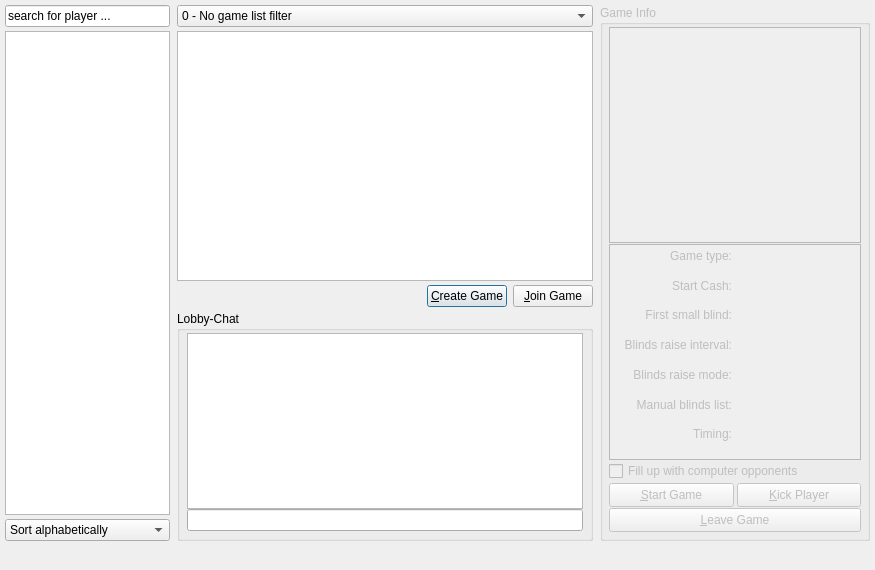
<?xml version="1.0" encoding="UTF-8"?>
<ui version="4.0">
 <class>gameLobbyDialog</class>
 <widget class="QDialog" name="gameLobbyDialog">
  <property name="geometry">
   <rect>
    <x>0</x>
    <y>0</y>
    <width>875</width>
    <height>570</height>
   </rect>
  </property>
  <property name="minimumSize">
   <size>
    <width>875</width>
    <height>570</height>
   </size>
  </property>
  <property name="windowTitle">
   <string>Internet Game Lobby</string>
  </property>
  <layout class="QGridLayout" name="gridLayout_2">
   <property name="leftMargin">
    <number>5</number>
   </property>
   <property name="topMargin">
    <number>5</number>
   </property>
   <property name="rightMargin">
    <number>5</number>
   </property>
   <property name="bottomMargin">
    <number>5</number>
   </property>
   <property name="horizontalSpacing">
    <number>7</number>
   </property>
   <property name="verticalSpacing">
    <number>4</number>
   </property>
   <item row="0" column="0">
    <widget class="QLineEdit" name="lineEdit_searchForPlayers">
     <property name="sizePolicy">
      <sizepolicy hsizetype="Fixed" vsizetype="Fixed">
       <horstretch>0</horstretch>
       <verstretch>0</verstretch>
      </sizepolicy>
     </property>
     <property name="minimumSize">
      <size>
       <width>165</width>
       <height>0</height>
      </size>
     </property>
     <property name="maximumSize">
      <size>
       <width>165</width>
       <height>16777215</height>
      </size>
     </property>
     <property name="text">
      <string>search for player ...</string>
     </property>
    </widget>
   </item>
   <item row="0" column="1">
    <widget class="QComboBox" name="comboBox_gameListFilter">
     <item>
      <property name="text">
       <string>0 - No game list filter</string>
      </property>
     </item>
     <item>
      <property name="text">
       <string>1 - Show open games</string>
      </property>
     </item>
     <item>
      <property name="text">
       <string>2 - Show open &amp; non-full games</string>
      </property>
     </item>
     <item>
      <property name="text">
       <string>3 - Show open &amp; non-full &amp; non-private games</string>
      </property>
     </item>
     <item>
      <property name="text">
       <string>4 - Show open &amp; non-full &amp; private games</string>
      </property>
     </item>
     <item>
      <property name="text">
       <string>5 - Show open &amp; non-full &amp; ranking games</string>
      </property>
     </item>
    </widget>
   </item>
   <item row="5" column="0" colspan="3">
    <layout class="QHBoxLayout">
     <item>
      <widget class="QLabel" name="label_connectedPlayersCounter">
       <property name="text">
        <string/>
       </property>
      </widget>
     </item>
     <item>
      <widget class="QLabel" name="label_runningGamesCounter">
       <property name="text">
        <string/>
       </property>
      </widget>
     </item>
     <item>
      <widget class="QLabel" name="label_openGamesCounter">
       <property name="sizePolicy">
        <sizepolicy hsizetype="MinimumExpanding" vsizetype="Preferred">
         <horstretch>0</horstretch>
         <verstretch>0</verstretch>
        </sizepolicy>
       </property>
       <property name="text">
        <string/>
       </property>
      </widget>
     </item>
     <item>
      <spacer name="horizontalSpacer">
       <property name="orientation">
        <enum>Qt::Horizontal</enum>
       </property>
       <property name="sizeType">
        <enum>QSizePolicy::Expanding</enum>
       </property>
       <property name="sizeHint" stdset="0">
        <size>
         <width>20</width>
         <height>20</height>
        </size>
       </property>
      </spacer>
     </item>
     <item>
      <widget class="QLabel" name="label_rankings">
       <property name="openExternalLinks">
        <bool>true</bool>
       </property>
      </widget>
     </item>
     <item>
      <spacer name="horizontalSpacer_2">
       <property name="orientation">
        <enum>Qt::Horizontal</enum>
       </property>
       <property name="sizeType">
        <enum>QSizePolicy::Expanding</enum>
       </property>
       <property name="sizeHint" stdset="0">
        <size>
         <width>20</width>
         <height>20</height>
        </size>
       </property>
      </spacer>
     </item>
     <item>
      <widget class="QLabel" name="label_pokerthDotNet">
       <property name="openExternalLinks">
        <bool>true</bool>
       </property>
      </widget>
     </item>
    </layout>
   </item>
   <item row="1" column="1">
    <widget class="QTreeView" name="treeView_GameList">
     <property name="minimumSize">
      <size>
       <width>400</width>
       <height>0</height>
      </size>
     </property>
     <property name="contextMenuPolicy">
      <enum>Qt::CustomContextMenu</enum>
     </property>
     <property name="horizontalScrollBarPolicy">
      <enum>Qt::ScrollBarAlwaysOff</enum>
     </property>
     <property name="editTriggers">
      <set>QAbstractItemView::NoEditTriggers</set>
     </property>
     <property name="showDropIndicator" stdset="0">
      <bool>false</bool>
     </property>
     <property name="indentation">
      <number>5</number>
     </property>
     <property name="rootIsDecorated">
      <bool>false</bool>
     </property>
     <property name="sortingEnabled">
      <bool>true</bool>
     </property>
    </widget>
   </item>
   <item row="2" column="1">
    <layout class="QHBoxLayout">
     <property name="spacing">
      <number>6</number>
     </property>
     <property name="leftMargin">
      <number>0</number>
     </property>
     <property name="topMargin">
      <number>0</number>
     </property>
     <property name="rightMargin">
      <number>0</number>
     </property>
     <property name="bottomMargin">
      <number>0</number>
     </property>
     <item>
      <spacer name="spacer_spectate">
       <property name="orientation">
        <enum>Qt::Horizontal</enum>
       </property>
       <property name="sizeHint" stdset="0">
        <size>
         <width>0</width>
         <height>0</height>
        </size>
       </property>
      </spacer>
     </item>
     <item>
      <spacer>
       <property name="orientation">
        <enum>Qt::Horizontal</enum>
       </property>
       <property name="sizeType">
        <enum>QSizePolicy::Expanding</enum>
       </property>
       <property name="sizeHint" stdset="0">
        <size>
         <width>181</width>
         <height>20</height>
        </size>
       </property>
      </spacer>
     </item>
     <item>
      <widget class="QPushButton" name="pushButton_CreateGame">
       <property name="text">
        <string>&amp;Create Game</string>
       </property>
       <property name="icon">
        <iconset resource="resources/pokerth.qrc">
         <normaloff>:/gfx/list_add.png</normaloff>:/gfx/list_add.png</iconset>
       </property>
      </widget>
     </item>
     <item>
      <widget class="QPushButton" name="pushButton_JoinGame">
       <property name="text">
        <string>&amp;Join Game</string>
       </property>
       <property name="icon">
        <iconset resource="resources/pokerth.qrc">
         <normaloff>:/gfx/go-next-view.png</normaloff>:/gfx/go-next-view.png</iconset>
       </property>
      </widget>
     </item>
    </layout>
   </item>
   <item row="3" column="1" rowspan="2">
    <widget class="QGroupBox" name="groupBox_lobbyChat">
     <property name="minimumSize">
      <size>
       <width>400</width>
       <height>223</height>
      </size>
     </property>
     <property name="maximumSize">
      <size>
       <width>16777215</width>
       <height>230</height>
      </size>
     </property>
     <property name="title">
      <string>Lobby-Chat</string>
     </property>
     <layout class="QGridLayout">
      <property name="leftMargin">
       <number>7</number>
      </property>
      <property name="topMargin">
       <number>2</number>
      </property>
      <property name="rightMargin">
       <number>7</number>
      </property>
      <property name="bottomMargin">
       <number>7</number>
      </property>
      <property name="spacing">
       <number>0</number>
      </property>
      <item row="0" column="0">
       <widget class="QTextBrowser" name="textBrowser_ChatDisplay">
        <property name="openExternalLinks">
         <bool>true</bool>
        </property>
       </widget>
      </item>
      <item row="1" column="0">
       <widget class="QLineEdit" name="lineEdit_ChatInput"/>
      </item>
     </layout>
    </widget>
   </item>
   <item row="4" column="0">
    <widget class="QComboBox" name="comboBox_nickListFilter">
     <item>
      <property name="text">
       <string>Sort alphabetically</string>
      </property>
     </item>
     <item>
      <property name="text">
       <string>Sort by country</string>
      </property>
     </item>
     <item>
      <property name="text">
       <string>Display idle players</string>
      </property>
     </item>
    </widget>
   </item>
   <item row="1" column="0" rowspan="3">
    <widget class="QTreeView" name="treeView_NickList">
     <property name="sizePolicy">
      <sizepolicy hsizetype="Fixed" vsizetype="Expanding">
       <horstretch>0</horstretch>
       <verstretch>0</verstretch>
      </sizepolicy>
     </property>
     <property name="minimumSize">
      <size>
       <width>165</width>
       <height>0</height>
      </size>
     </property>
     <property name="maximumSize">
      <size>
       <width>165</width>
       <height>16777215</height>
      </size>
     </property>
     <property name="contextMenuPolicy">
      <enum>Qt::CustomContextMenu</enum>
     </property>
     <property name="editTriggers">
      <set>QAbstractItemView::NoEditTriggers</set>
     </property>
     <property name="rootIsDecorated">
      <bool>false</bool>
     </property>
     <property name="sortingEnabled">
      <bool>true</bool>
     </property>
    </widget>
   </item>
   <item row="0" column="2" rowspan="5">
    <widget class="QGroupBox" name="groupBox_GameInfo">
     <property name="enabled">
      <bool>false</bool>
     </property>
     <property name="sizePolicy">
      <sizepolicy hsizetype="Expanding" vsizetype="Expanding">
       <horstretch>0</horstretch>
       <verstretch>0</verstretch>
      </sizepolicy>
     </property>
     <property name="minimumSize">
      <size>
       <width>270</width>
       <height>0</height>
      </size>
     </property>
     <property name="maximumSize">
      <size>
       <width>270</width>
       <height>16777215</height>
      </size>
     </property>
     <property name="title">
      <string>Game Info</string>
     </property>
     <layout class="QGridLayout" name="gridLayout_4">
      <property name="leftMargin">
       <number>6</number>
      </property>
      <property name="topMargin">
       <number>2</number>
      </property>
      <property name="rightMargin">
       <number>6</number>
      </property>
      <property name="bottomMargin">
       <number>6</number>
      </property>
      <property name="horizontalSpacing">
       <number>0</number>
      </property>
      <property name="verticalSpacing">
       <number>1</number>
      </property>
      <item row="0" column="0">
       <widget class="QTreeWidget" name="treeWidget_connectedPlayers">
        <property name="minimumSize">
         <size>
          <width>221</width>
          <height>100</height>
         </size>
        </property>
        <property name="contextMenuPolicy">
         <enum>Qt::CustomContextMenu</enum>
        </property>
        <property name="midLineWidth">
         <number>1</number>
        </property>
        <property name="iconSize">
         <size>
          <width>25</width>
          <height>26</height>
         </size>
        </property>
        <property name="indentation">
         <number>15</number>
        </property>
        <attribute name="headerVisible">
         <bool>false</bool>
        </attribute>
        <column>
         <property name="text">
          <string>Connected Players</string>
         </property>
        </column>
       </widget>
      </item>
      <item row="1" column="0">
       <widget class="QScrollArea" name="scrollArea_gameInfos">
        <property name="minimumSize">
         <size>
          <width>252</width>
          <height>174</height>
         </size>
        </property>
        <property name="widgetResizable">
         <bool>true</bool>
        </property>
        <widget class="QWidget" name="scrollAreaWidgetContents">
         <property name="geometry">
          <rect>
           <x>0</x>
           <y>0</y>
           <width>250</width>
           <height>200</height>
          </rect>
         </property>
         <layout class="QGridLayout" name="gridLayout1">
          <property name="leftMargin">
           <number>4</number>
          </property>
          <property name="topMargin">
           <number>4</number>
          </property>
          <property name="rightMargin">
           <number>4</number>
          </property>
          <property name="bottomMargin">
           <number>4</number>
          </property>
          <property name="horizontalSpacing">
           <number>6</number>
          </property>
          <property name="verticalSpacing">
           <number>2</number>
          </property>
          <item row="0" column="0">
           <widget class="QLabel" name="label_gameType">
            <property name="text">
             <string>Game type:</string>
            </property>
            <property name="alignment">
             <set>Qt::AlignRight|Qt::AlignTop|Qt::AlignTrailing</set>
            </property>
            <property name="wordWrap">
             <bool>true</bool>
            </property>
           </widget>
          </item>
          <item row="0" column="1">
           <layout class="QHBoxLayout" name="horizontalLayout">
            <item>
             <widget class="QLabel" name="label_typeIcon">
              <property name="minimumSize">
               <size>
                <width>16</width>
                <height>16</height>
               </size>
              </property>
              <property name="maximumSize">
               <size>
                <width>16</width>
                <height>16777215</height>
               </size>
              </property>
              <property name="alignment">
               <set>Qt::AlignRight|Qt::AlignTop|Qt::AlignTrailing</set>
              </property>
             </widget>
            </item>
            <item>
             <widget class="QLabel" name="label_typeText">
              <property name="text">
               <string/>
              </property>
              <property name="alignment">
               <set>Qt::AlignLeading|Qt::AlignLeft|Qt::AlignTop</set>
              </property>
              <property name="wordWrap">
               <bool>true</bool>
              </property>
             </widget>
            </item>
           </layout>
          </item>
          <item row="1" column="0">
           <widget class="QLabel" name="label_gameDesc2">
            <property name="text">
             <string>Start Cash:</string>
            </property>
            <property name="alignment">
             <set>Qt::AlignRight|Qt::AlignTop|Qt::AlignTrailing</set>
            </property>
            <property name="wordWrap">
             <bool>true</bool>
            </property>
           </widget>
          </item>
          <item row="1" column="1">
           <widget class="QLabel" name="label_StartCash">
            <property name="styleSheet">
             <string notr="true">QLabel { color:rgb(0, 0, 255); }</string>
            </property>
            <property name="alignment">
             <set>Qt::AlignLeading|Qt::AlignLeft|Qt::AlignTop</set>
            </property>
            <property name="wordWrap">
             <bool>true</bool>
            </property>
           </widget>
          </item>
          <item row="2" column="0">
           <widget class="QLabel" name="label_gameDesc3">
            <property name="text">
             <string>First small blind:</string>
            </property>
            <property name="alignment">
             <set>Qt::AlignRight|Qt::AlignTop|Qt::AlignTrailing</set>
            </property>
            <property name="wordWrap">
             <bool>true</bool>
            </property>
           </widget>
          </item>
          <item row="2" column="1">
           <widget class="QLabel" name="label_SmallBlind">
            <property name="styleSheet">
             <string notr="true">QLabel { color:rgb(0, 0, 255); }</string>
            </property>
            <property name="alignment">
             <set>Qt::AlignLeading|Qt::AlignLeft|Qt::AlignTop</set>
            </property>
            <property name="wordWrap">
             <bool>true</bool>
            </property>
           </widget>
          </item>
          <item row="3" column="0">
           <widget class="QLabel" name="label_gameDesc4">
            <property name="text">
             <string>Blinds raise interval:</string>
            </property>
            <property name="alignment">
             <set>Qt::AlignRight|Qt::AlignTop|Qt::AlignTrailing</set>
            </property>
            <property name="wordWrap">
             <bool>true</bool>
            </property>
           </widget>
          </item>
          <item row="3" column="1">
           <widget class="QLabel" name="label_blindsRaiseIntervall">
            <property name="styleSheet">
             <string notr="true">QLabel { color:rgb(0, 0, 255); }</string>
            </property>
            <property name="alignment">
             <set>Qt::AlignLeading|Qt::AlignLeft|Qt::AlignTop</set>
            </property>
            <property name="wordWrap">
             <bool>true</bool>
            </property>
           </widget>
          </item>
          <item row="4" column="0">
           <widget class="QLabel" name="label_gameDesc5">
            <property name="text">
             <string>Blinds raise mode:</string>
            </property>
            <property name="alignment">
             <set>Qt::AlignRight|Qt::AlignTop|Qt::AlignTrailing</set>
            </property>
            <property name="wordWrap">
             <bool>true</bool>
            </property>
           </widget>
          </item>
          <item row="4" column="1">
           <widget class="QLabel" name="label_blindsRaiseMode">
            <property name="styleSheet">
             <string notr="true">QLabel { color:rgb(0, 0, 255); }</string>
            </property>
            <property name="text">
             <string/>
            </property>
            <property name="alignment">
             <set>Qt::AlignLeading|Qt::AlignLeft|Qt::AlignTop</set>
            </property>
            <property name="wordWrap">
             <bool>true</bool>
            </property>
           </widget>
          </item>
          <item row="5" column="0">
           <widget class="QLabel" name="label_gameDesc6">
            <property name="text">
             <string>Manual blinds list:</string>
            </property>
            <property name="alignment">
             <set>Qt::AlignRight|Qt::AlignTop|Qt::AlignTrailing</set>
            </property>
            <property name="wordWrap">
             <bool>true</bool>
            </property>
           </widget>
          </item>
          <item row="5" column="1">
           <widget class="QLabel" name="label_blindsList">
            <property name="styleSheet">
             <string notr="true">QLabel { color:rgb(0, 0, 255); }</string>
            </property>
            <property name="text">
             <string/>
            </property>
            <property name="alignment">
             <set>Qt::AlignLeading|Qt::AlignLeft|Qt::AlignTop</set>
            </property>
            <property name="wordWrap">
             <bool>true</bool>
            </property>
           </widget>
          </item>
          <item row="6" column="0">
           <widget class="QLabel" name="label_gameDesc7">
            <property name="text">
             <string>Timing:</string>
            </property>
            <property name="alignment">
             <set>Qt::AlignRight|Qt::AlignTop|Qt::AlignTrailing</set>
            </property>
            <property name="wordWrap">
             <bool>true</bool>
            </property>
           </widget>
          </item>
          <item row="6" column="1">
           <widget class="QLabel" name="label_GameTiming">
            <property name="styleSheet">
             <string notr="true">QLabel { color:rgb(0, 0, 255); }</string>
            </property>
            <property name="alignment">
             <set>Qt::AlignLeading|Qt::AlignLeft|Qt::AlignTop</set>
            </property>
            <property name="wordWrap">
             <bool>true</bool>
            </property>
           </widget>
          </item>
         </layout>
        </widget>
       </widget>
      </item>
      <item row="2" column="0">
       <layout class="QHBoxLayout" name="horizontalLayout_2">
        <item>
         <widget class="QCheckBox" name="checkBox_fillUpWithComputerOpponents">
          <property name="sizePolicy">
           <sizepolicy hsizetype="Expanding" vsizetype="Fixed">
            <horstretch>0</horstretch>
            <verstretch>0</verstretch>
           </sizepolicy>
          </property>
          <property name="text">
           <string>Fill up with computer opponents</string>
          </property>
          <property name="icon">
           <iconset resource="resources/pokerth.qrc">
            <normaloff>:/gfx/swbuttonlocalgame.png</normaloff>:/gfx/swbuttonlocalgame.png</iconset>
          </property>
         </widget>
        </item>
        <item>
         <spacer name="verticalSpacer">
          <property name="orientation">
           <enum>Qt::Vertical</enum>
          </property>
          <property name="sizeType">
           <enum>QSizePolicy::Fixed</enum>
          </property>
          <property name="sizeHint" stdset="0">
           <size>
            <width>0</width>
            <height>21</height>
           </size>
          </property>
         </spacer>
        </item>
       </layout>
      </item>
      <item row="3" column="0">
       <layout class="QHBoxLayout">
        <property name="spacing">
         <number>3</number>
        </property>
        <property name="topMargin">
         <number>0</number>
        </property>
        <property name="bottomMargin">
         <number>0</number>
        </property>
        <item>
         <widget class="QPushButton" name="pushButton_StartGame">
          <property name="enabled">
           <bool>false</bool>
          </property>
          <property name="sizePolicy">
           <sizepolicy hsizetype="Expanding" vsizetype="Fixed">
            <horstretch>0</horstretch>
            <verstretch>0</verstretch>
           </sizepolicy>
          </property>
          <property name="minimumSize">
           <size>
            <width>0</width>
            <height>24</height>
           </size>
          </property>
          <property name="maximumSize">
           <size>
            <width>16777215</width>
            <height>24</height>
           </size>
          </property>
          <property name="text">
           <string>&amp;Start Game</string>
          </property>
          <property name="icon">
           <iconset resource="resources/pokerth.qrc">
            <normaloff>:/gfx/dialog_ok_apply.png</normaloff>:/gfx/dialog_ok_apply.png</iconset>
          </property>
         </widget>
        </item>
        <item>
         <spacer name="verticalSpacer_2">
          <property name="orientation">
           <enum>Qt::Vertical</enum>
          </property>
          <property name="sizeType">
           <enum>QSizePolicy::Fixed</enum>
          </property>
          <property name="sizeHint" stdset="0">
           <size>
            <width>0</width>
            <height>24</height>
           </size>
          </property>
         </spacer>
        </item>
        <item>
         <widget class="QPushButton" name="pushButton_Kick">
          <property name="sizePolicy">
           <sizepolicy hsizetype="Expanding" vsizetype="Fixed">
            <horstretch>0</horstretch>
            <verstretch>0</verstretch>
           </sizepolicy>
          </property>
          <property name="minimumSize">
           <size>
            <width>0</width>
            <height>24</height>
           </size>
          </property>
          <property name="maximumSize">
           <size>
            <width>16777215</width>
            <height>24</height>
           </size>
          </property>
          <property name="text">
           <string>&amp;Kick Player</string>
          </property>
          <property name="icon">
           <iconset resource="resources/pokerth.qrc">
            <normaloff>:/gfx/list-remove.png</normaloff>:/gfx/list-remove.png</iconset>
          </property>
         </widget>
        </item>
       </layout>
      </item>
      <item row="4" column="0">
       <layout class="QHBoxLayout">
        <property name="spacing">
         <number>0</number>
        </property>
        <item>
         <spacer>
          <property name="orientation">
           <enum>Qt::Vertical</enum>
          </property>
          <property name="sizeType">
           <enum>QSizePolicy::Fixed</enum>
          </property>
          <property name="sizeHint" stdset="0">
           <size>
            <width>0</width>
            <height>24</height>
           </size>
          </property>
         </spacer>
        </item>
        <item>
         <widget class="QPushButton" name="pushButton_Leave">
          <property name="sizePolicy">
           <sizepolicy hsizetype="Expanding" vsizetype="Fixed">
            <horstretch>0</horstretch>
            <verstretch>0</verstretch>
           </sizepolicy>
          </property>
          <property name="minimumSize">
           <size>
            <width>0</width>
            <height>24</height>
           </size>
          </property>
          <property name="maximumSize">
           <size>
            <width>16777215</width>
            <height>24</height>
           </size>
          </property>
          <property name="text">
           <string>&amp;Leave Game</string>
          </property>
          <property name="icon">
           <iconset resource="resources/pokerth.qrc">
            <normaloff>:/gfx/go-previous-view.png</normaloff>:/gfx/go-previous-view.png</iconset>
          </property>
         </widget>
        </item>
       </layout>
      </item>
     </layout>
    </widget>
   </item>
  </layout>
 </widget>
 <tabstops>
  <tabstop>lineEdit_searchForPlayers</tabstop>
  <tabstop>treeView_NickList</tabstop>
  <tabstop>comboBox_nickListFilter</tabstop>
  <tabstop>comboBox_gameListFilter</tabstop>
  <tabstop>treeView_GameList</tabstop>
  <tabstop>pushButton_CreateGame</tabstop>
  <tabstop>textBrowser_ChatDisplay</tabstop>
  <tabstop>lineEdit_ChatInput</tabstop>
  <tabstop>treeWidget_connectedPlayers</tabstop>
  <tabstop>scrollArea_gameInfos</tabstop>
  <tabstop>checkBox_fillUpWithComputerOpponents</tabstop>
  <tabstop>pushButton_StartGame</tabstop>
  <tabstop>pushButton_Kick</tabstop>
  <tabstop>pushButton_Leave</tabstop>
 </tabstops>
 <resources>
  <include location="resources/pokerth.qrc"/>
 </resources>
 <connections/>
</ui>
